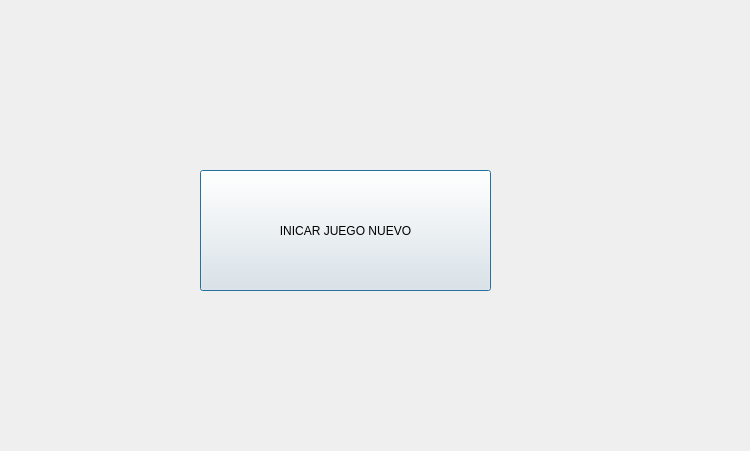
<?xml version="1.0" encoding="UTF-8"?>
<ui version="4.0">
 <class>IniciarJuegoNuevo</class>
 <widget class="QDialog" name="IniciarJuegoNuevo">
  <property name="geometry">
   <rect>
    <x>0</x>
    <y>0</y>
    <width>750</width>
    <height>451</height>
   </rect>
  </property>
  <property name="windowTitle">
   <string>Dialog</string>
  </property>
  <widget class="QPushButton" name="pushButton">
   <property name="geometry">
    <rect>
     <x>200</x>
     <y>170</y>
     <width>291</width>
     <height>121</height>
    </rect>
   </property>
   <property name="text">
    <string>INICAR JUEGO NUEVO</string>
   </property>
  </widget>
 </widget>
 <resources/>
 <connections/>
</ui>
